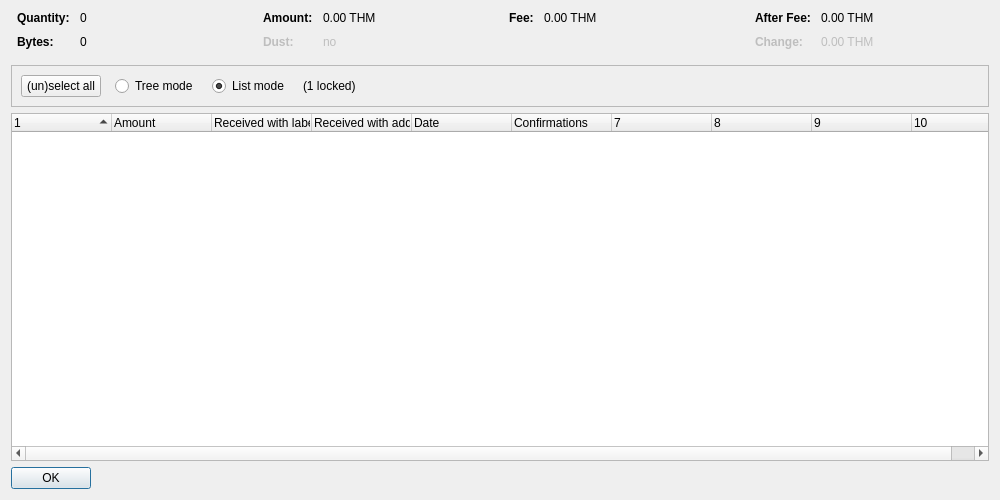
<?xml version="1.0" encoding="UTF-8"?>
<ui version="4.0">
 <class>CoinControlDialog</class>
 <widget class="QDialog" name="CoinControlDialog">
  <property name="geometry">
   <rect>
    <x>0</x>
    <y>0</y>
    <width>1000</width>
    <height>500</height>
   </rect>
  </property>
  <property name="windowTitle">
   <string>Coin Selection</string>
  </property>
  <layout class="QVBoxLayout" name="verticalLayout">
   <item>
    <layout class="QHBoxLayout" name="horizontalLayoutTop" stretch="0,0,0,0">
     <property name="topMargin">
      <number>0</number>
     </property>
     <property name="bottomMargin">
      <number>10</number>
     </property>
     <item>
      <layout class="QFormLayout" name="formLayoutCoinControl1">
       <property name="horizontalSpacing">
        <number>10</number>
       </property>
       <property name="verticalSpacing">
        <number>10</number>
       </property>
       <property name="leftMargin">
        <number>6</number>
       </property>
       <property name="rightMargin">
        <number>6</number>
       </property>
       <item row="0" column="0">
        <widget class="QLabel" name="labelCoinControlQuantityText">
         <property name="font">
          <font>
           <weight>75</weight>
           <bold>true</bold>
          </font>
         </property>
         <property name="text">
          <string>Quantity:</string>
         </property>
        </widget>
       </item>
       <item row="0" column="1">
        <widget class="QLabel" name="labelCoinControlQuantity">
         <property name="cursor">
          <cursorShape>IBeamCursor</cursorShape>
         </property>
         <property name="contextMenuPolicy">
          <enum>Qt::ActionsContextMenu</enum>
         </property>
         <property name="text">
          <string notr="true">0</string>
         </property>
         <property name="textInteractionFlags">
          <set>Qt::LinksAccessibleByMouse|Qt::TextSelectableByKeyboard|Qt::TextSelectableByMouse</set>
         </property>
        </widget>
       </item>
       <item row="1" column="0">
        <widget class="QLabel" name="labelCoinControlBytesText">
         <property name="font">
          <font>
           <weight>75</weight>
           <bold>true</bold>
          </font>
         </property>
         <property name="text">
          <string>Bytes:</string>
         </property>
        </widget>
       </item>
       <item row="1" column="1">
        <widget class="QLabel" name="labelCoinControlBytes">
         <property name="cursor">
          <cursorShape>IBeamCursor</cursorShape>
         </property>
         <property name="contextMenuPolicy">
          <enum>Qt::ActionsContextMenu</enum>
         </property>
         <property name="text">
          <string notr="true">0</string>
         </property>
         <property name="textInteractionFlags">
          <set>Qt::LinksAccessibleByMouse|Qt::TextSelectableByKeyboard|Qt::TextSelectableByMouse</set>
         </property>
        </widget>
       </item>
      </layout>
     </item>
     <item>
      <layout class="QFormLayout" name="formLayoutCoinControl2">
       <property name="horizontalSpacing">
        <number>10</number>
       </property>
       <property name="verticalSpacing">
        <number>10</number>
       </property>
       <property name="leftMargin">
        <number>6</number>
       </property>
       <property name="rightMargin">
        <number>6</number>
       </property>
       <item row="0" column="0">
        <widget class="QLabel" name="labelCoinControlAmountText">
         <property name="font">
          <font>
           <weight>75</weight>
           <bold>true</bold>
          </font>
         </property>
         <property name="text">
          <string>Amount:</string>
         </property>
        </widget>
       </item>
       <item row="0" column="1">
        <widget class="QLabel" name="labelCoinControlAmount">
         <property name="cursor">
          <cursorShape>IBeamCursor</cursorShape>
         </property>
         <property name="contextMenuPolicy">
          <enum>Qt::ActionsContextMenu</enum>
         </property>
         <property name="text">
          <string notr="true">0.00 THM</string>
         </property>
         <property name="textInteractionFlags">
          <set>Qt::LinksAccessibleByMouse|Qt::TextSelectableByKeyboard|Qt::TextSelectableByMouse</set>
         </property>
        </widget>
       </item>
       <item row="1" column="0">
        <widget class="QLabel" name="labelCoinControlLowOutputText">
         <property name="enabled">
          <bool>false</bool>
         </property>
         <property name="font">
          <font>
           <weight>75</weight>
           <bold>true</bold>
          </font>
         </property>
         <property name="text">
          <string>Dust:</string>
         </property>
        </widget>
       </item>
       <item row="1" column="1">
        <widget class="QLabel" name="labelCoinControlLowOutput">
         <property name="enabled">
          <bool>false</bool>
         </property>
         <property name="cursor">
          <cursorShape>IBeamCursor</cursorShape>
         </property>
         <property name="contextMenuPolicy">
          <enum>Qt::ActionsContextMenu</enum>
         </property>
         <property name="text">
          <string notr="true">no</string>
         </property>
         <property name="textInteractionFlags">
          <set>Qt::LinksAccessibleByMouse|Qt::TextSelectableByKeyboard|Qt::TextSelectableByMouse</set>
         </property>
        </widget>
       </item>
      </layout>
     </item>
     <item>
      <layout class="QFormLayout" name="formLayoutCoinControl3">
       <property name="horizontalSpacing">
        <number>10</number>
       </property>
       <property name="verticalSpacing">
        <number>10</number>
       </property>
       <property name="leftMargin">
        <number>6</number>
       </property>
       <property name="rightMargin">
        <number>6</number>
       </property>
       <item row="0" column="0">
        <widget class="QLabel" name="labelCoinControlFeeText">
         <property name="font">
          <font>
           <weight>75</weight>
           <bold>true</bold>
          </font>
         </property>
         <property name="text">
          <string>Fee:</string>
         </property>
        </widget>
       </item>
       <item row="0" column="1">
        <widget class="QLabel" name="labelCoinControlFee">
         <property name="cursor">
          <cursorShape>IBeamCursor</cursorShape>
         </property>
         <property name="contextMenuPolicy">
          <enum>Qt::ActionsContextMenu</enum>
         </property>
         <property name="text">
          <string notr="true">0.00 THM</string>
         </property>
         <property name="textInteractionFlags">
          <set>Qt::LinksAccessibleByMouse|Qt::TextSelectableByKeyboard|Qt::TextSelectableByMouse</set>
         </property>
        </widget>
       </item>
      </layout>
     </item>
     <item>
      <layout class="QFormLayout" name="formLayoutCoinControl4">
       <property name="horizontalSpacing">
        <number>10</number>
       </property>
       <property name="verticalSpacing">
        <number>10</number>
       </property>
       <property name="leftMargin">
        <number>6</number>
       </property>
       <property name="rightMargin">
        <number>6</number>
       </property>
       <item row="0" column="0">
        <widget class="QLabel" name="labelCoinControlAfterFeeText">
         <property name="font">
          <font>
           <weight>75</weight>
           <bold>true</bold>
          </font>
         </property>
         <property name="text">
          <string>After Fee:</string>
         </property>
        </widget>
       </item>
       <item row="0" column="1">
        <widget class="QLabel" name="labelCoinControlAfterFee">
         <property name="cursor">
          <cursorShape>IBeamCursor</cursorShape>
         </property>
         <property name="contextMenuPolicy">
          <enum>Qt::ActionsContextMenu</enum>
         </property>
         <property name="text">
          <string notr="true">0.00 THM</string>
         </property>
         <property name="textInteractionFlags">
          <set>Qt::LinksAccessibleByMouse|Qt::TextSelectableByKeyboard|Qt::TextSelectableByMouse</set>
         </property>
        </widget>
       </item>
       <item row="1" column="0">
        <widget class="QLabel" name="labelCoinControlChangeText">
         <property name="enabled">
          <bool>false</bool>
         </property>
         <property name="font">
          <font>
           <weight>75</weight>
           <bold>true</bold>
          </font>
         </property>
         <property name="text">
          <string>Change:</string>
         </property>
        </widget>
       </item>
       <item row="1" column="1">
        <widget class="QLabel" name="labelCoinControlChange">
         <property name="enabled">
          <bool>false</bool>
         </property>
         <property name="cursor">
          <cursorShape>IBeamCursor</cursorShape>
         </property>
         <property name="contextMenuPolicy">
          <enum>Qt::ActionsContextMenu</enum>
         </property>
         <property name="text">
          <string notr="true">0.00 THM</string>
         </property>
         <property name="textInteractionFlags">
          <set>Qt::LinksAccessibleByMouse|Qt::TextSelectableByKeyboard|Qt::TextSelectableByMouse</set>
         </property>
        </widget>
       </item>
      </layout>
     </item>
    </layout>
   </item>
   <item>
    <widget class="QFrame" name="frame">
     <property name="minimumSize">
      <size>
       <width>0</width>
       <height>40</height>
      </size>
     </property>
     <property name="frameShape">
      <enum>QFrame::StyledPanel</enum>
     </property>
     <property name="frameShadow">
      <enum>QFrame::Sunken</enum>
     </property>
     <layout class="QHBoxLayout" name="horizontalLayout">
      <item>
       <layout class="QHBoxLayout" name="horizontalLayoutPanel" stretch="0,0,0,0,0">
        <property name="spacing">
         <number>14</number>
        </property>
        <item>
         <widget class="QPushButton" name="pushButtonSelectAll">
          <property name="sizePolicy">
           <sizepolicy hsizetype="Maximum" vsizetype="Fixed">
            <horstretch>0</horstretch>
            <verstretch>0</verstretch>
           </sizepolicy>
          </property>
          <property name="text">
           <string>(un)select all</string>
          </property>
          <property name="autoDefault">
           <bool>false</bool>
          </property>
         </widget>
        </item>
        <item>
         <widget class="QRadioButton" name="radioTreeMode">
          <property name="sizePolicy">
           <sizepolicy hsizetype="Maximum" vsizetype="Fixed">
            <horstretch>0</horstretch>
            <verstretch>0</verstretch>
           </sizepolicy>
          </property>
          <property name="text">
           <string>Tree mode</string>
          </property>
         </widget>
        </item>
        <item>
         <widget class="QRadioButton" name="radioListMode">
          <property name="sizePolicy">
           <sizepolicy hsizetype="Maximum" vsizetype="Fixed">
            <horstretch>0</horstretch>
            <verstretch>0</verstretch>
           </sizepolicy>
          </property>
          <property name="text">
           <string>List mode</string>
          </property>
          <property name="checked">
           <bool>true</bool>
          </property>
         </widget>
        </item>
        <item>
         <widget class="QLabel" name="labelLocked">
          <property name="text">
           <string notr="true">(1 locked)</string>
          </property>
         </widget>
        </item>
        <item>
         <spacer name="horizontalSpacer">
          <property name="orientation">
           <enum>Qt::Horizontal</enum>
          </property>
          <property name="sizeHint" stdset="0">
           <size>
            <width>40</width>
            <height>20</height>
           </size>
          </property>
         </spacer>
        </item>
       </layout>
      </item>
     </layout>
    </widget>
   </item>
   <item>
    <widget class="CoinControlTreeWidget" name="treeWidget">
     <property name="contextMenuPolicy">
      <enum>Qt::CustomContextMenu</enum>
     </property>
     <property name="sortingEnabled">
      <bool>false</bool>
     </property>
     <property name="columnCount">
      <number>10</number>
     </property>
     <attribute name="headerShowSortIndicator" stdset="0">
      <bool>true</bool>
     </attribute>
     <attribute name="headerStretchLastSection">
      <bool>false</bool>
     </attribute>
     <column>
      <property name="text">
       <string/>
      </property>
     </column>
     <column>
      <property name="text">
       <string>Amount</string>
      </property>
     </column>
     <column>
      <property name="text">
       <string>Received with label</string>
      </property>
     </column>
     <column>
      <property name="text">
       <string>Received with address</string>
      </property>
     </column>
     <column>
      <property name="text">
       <string>Date</string>
      </property>
     </column>
     <column>
      <property name="text">
       <string>Confirmations</string>
      </property>
      <property name="toolTip">
       <string>Confirmed</string>
      </property>
     </column>
     <column>
      <property name="text">
       <string/>
      </property>
     </column>
     <column>
      <property name="text">
       <string/>
      </property>
     </column>
     <column>
      <property name="text">
       <string/>
      </property>
     </column>
     <column>
      <property name="text">
       <string/>
      </property>
     </column>
    </widget>
   </item>
   <item>
    <widget class="QDialogButtonBox" name="buttonBox">
     <property name="sizePolicy">
      <sizepolicy hsizetype="Maximum" vsizetype="Fixed">
       <horstretch>0</horstretch>
       <verstretch>0</verstretch>
      </sizepolicy>
     </property>
     <property name="orientation">
      <enum>Qt::Horizontal</enum>
     </property>
     <property name="standardButtons">
      <set>QDialogButtonBox::Ok</set>
     </property>
    </widget>
   </item>
  </layout>
 </widget>
 <customwidgets>
  <customwidget>
   <class>CoinControlTreeWidget</class>
   <extends>QTreeWidget</extends>
   <header>coincontroltreewidget.h</header>
  </customwidget>
 </customwidgets>
 <resources/>
 <connections/>
</ui>
